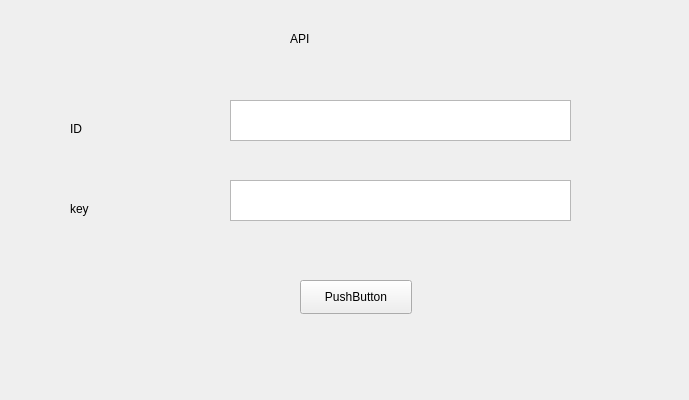
<?xml version="1.0" encoding="UTF-8"?>
<ui version="4.0">
 <class>APIWidget</class>
 <widget class="QWidget" name="APIWidget">
  <property name="geometry">
   <rect>
    <x>0</x>
    <y>0</y>
    <width>689</width>
    <height>400</height>
   </rect>
  </property>
  <property name="windowTitle">
   <string>Form</string>
  </property>
  <widget class="QLabel" name="label">
   <property name="geometry">
    <rect>
     <x>290</x>
     <y>30</y>
     <width>81</width>
     <height>18</height>
    </rect>
   </property>
   <property name="text">
    <string>API</string>
   </property>
  </widget>
  <widget class="QLabel" name="label_2">
   <property name="geometry">
    <rect>
     <x>70</x>
     <y>120</y>
     <width>81</width>
     <height>18</height>
    </rect>
   </property>
   <property name="text">
    <string>ID</string>
   </property>
  </widget>
  <widget class="QLabel" name="label_3">
   <property name="geometry">
    <rect>
     <x>70</x>
     <y>200</y>
     <width>81</width>
     <height>18</height>
    </rect>
   </property>
   <property name="text">
    <string>key</string>
   </property>
  </widget>
  <widget class="QTextEdit" name="textEdit_appid">
   <property name="geometry">
    <rect>
     <x>230</x>
     <y>100</y>
     <width>341</width>
     <height>41</height>
    </rect>
   </property>
  </widget>
  <widget class="QTextEdit" name="textEdit_key">
   <property name="geometry">
    <rect>
     <x>230</x>
     <y>180</y>
     <width>341</width>
     <height>41</height>
    </rect>
   </property>
  </widget>
  <widget class="QPushButton" name="pushButton">
   <property name="geometry">
    <rect>
     <x>300</x>
     <y>280</y>
     <width>112</width>
     <height>34</height>
    </rect>
   </property>
   <property name="text">
    <string>PushButton</string>
   </property>
  </widget>
 </widget>
 <resources/>
 <connections/>
</ui>
